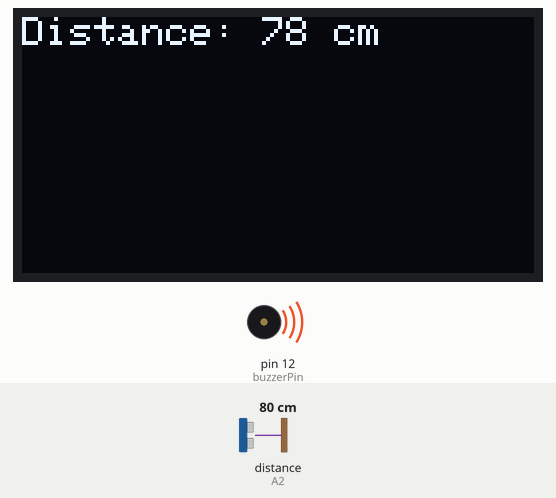
Recording of a sketch running on a simulated Arduino Uno, built with avr-gcc and run on an emulated ATmega328P. Parts: 128×64 one-colour display, buzzer (waves = sounding). Wiring (inferred from the names in the program): ultrasonic range finder: trigger A1; echo A2. Inputs (shaded band) come from the test bench; at power-on: distance to the obstacle (sensor on A2) 80 cm. The echo pulse lasts 58.3 µs per cm; what the sketch prints to the serial monitor is not drawn.

Above: at 1.4 s.
1.5 s: distance to the obstacle (sensor on A2) set to 5 cm
At 2.12 s:
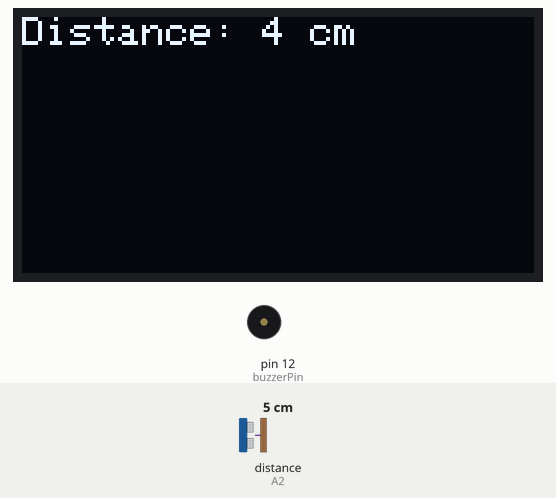
3.6 s: distance to the obstacle (sensor on A2) set to 2 cm
5.2 s: distance to the obstacle (sensor on A2) set to 299 cm
At 6.4 s:
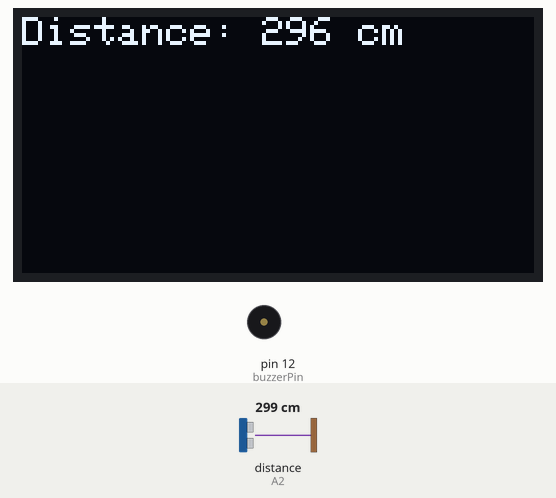
6.7 s: distance to the obstacle (sensor on A2) set to 250 cm
At 7.4 s:
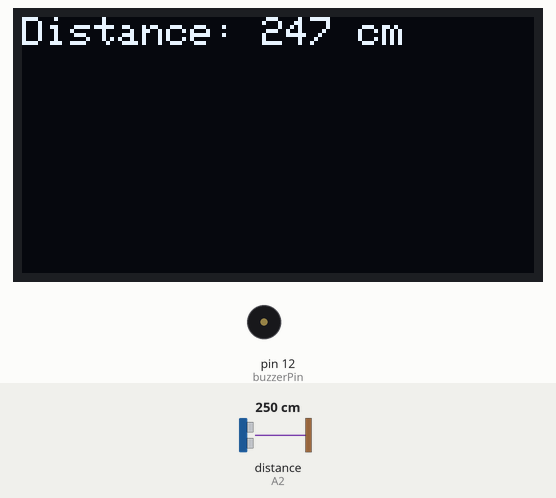
Timing chart, 0 to 9.2 s (numbered marks = the images above; inputs shaded):
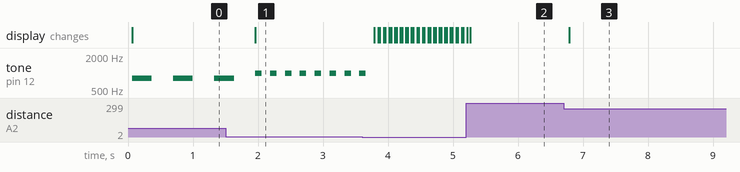

Measured:
- after the input at 1.5 s, the display: changes after 0.46 s (image 1)
- after the input at 3.6 s, tone on pin 12 (buzzerPin): goes on until 3.7 s, then stays silent
- after the input at 5.2 s, the display: first differs from a run without the input after 0.06 s (image 2)
- after the input at 6.7 s, the display: changes after 0.09 s (image 3)
- by itself, tone on pin 12 (buzzerPin): repeats every 0.23 s: 1000 Hz 0.10 s, silent 0.13 s

The sketch:

30BlindAssistNavigationAid.ino
```cpp
#include <Wire.h>
#include <Adafruit_GFX.h>
#include <Adafruit_SSD1306.h>

// OLED setup
#define SCREEN_WIDTH 128
#define SCREEN_HEIGHT 64
Adafruit_SSD1306 display(SCREEN_WIDTH, SCREEN_HEIGHT, &Wire, -1);

// Ultrasonic pins
const int trigPin = A1;
const int echoPin = A2;

// Buzzer pin
const int buzzerPin = 12;

void setup() {
  Serial.begin(9600);

  // Pin setup
  pinMode(trigPin, OUTPUT);
  pinMode(echoPin, INPUT);
  pinMode(buzzerPin, OUTPUT);

  // OLED init
  if (!display.begin(SSD1306_SWITCHCAPVCC, 0x3C)) {
    Serial.println(F("SSD1306 allocation failed"));
    for (;;);
  }
  display.clearDisplay();
  display.setTextSize(1);
  display.setTextColor(SSD1306_WHITE);
}

void loop() {
  // Trigger ultrasonic pulse
  digitalWrite(trigPin, LOW);
  delayMicroseconds(2);
  digitalWrite(trigPin, HIGH);
  delayMicroseconds(10);
  digitalWrite(trigPin, LOW);

  // Measure echo
  long duration = pulseIn(echoPin, HIGH);
  int distance = duration * 0.034 / 2; // cm

  // Display distance on OLED
  display.clearDisplay();
  display.setCursor(0, 0);
  display.print("Distance: ");
  display.print(distance);
  display.println(" cm");
  display.display();

  // Buzzer feedback
  if (distance > 2 && distance <= 30) {
    // Very close → fast beeping
    tone(buzzerPin, 1000);
    delay(100);
    noTone(buzzerPin);
    delay(100);
  } else if (distance > 30 && distance <= 100) {
    // Medium distance → slower beeping
    tone(buzzerPin, 800);
    delay(300);
    noTone(buzzerPin);
    delay(300);
  } else if (distance > 100 && distance <= 200) {
    // Far but detected → very slow beeping
    tone(buzzerPin, 600);
    delay(600);
    noTone(buzzerPin);
    delay(600);
  } else {
    // No obstacle nearby → no sound
    noTone(buzzerPin);
  }

  // Debug info
  Serial.print("Distance: ");
  Serial.print(distance);
  Serial.println(" cm");
}
```
